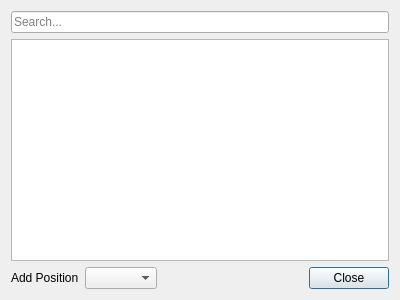
<?xml version="1.0" encoding="UTF-8"?>
<ui version="4.0">
 <class>DlgRegularSingers</class>
 <widget class="QDialog" name="DlgRegularSingers">
  <property name="geometry">
   <rect>
    <x>0</x>
    <y>0</y>
    <width>400</width>
    <height>300</height>
   </rect>
  </property>
  <property name="windowTitle">
   <string>Regular Singers</string>
  </property>
  <layout class="QVBoxLayout" name="verticalLayout">
   <item>
    <widget class="QLineEdit" name="lineEditSearch">
     <property name="placeholderText">
      <string>Search...</string>
     </property>
     <property name="clearButtonEnabled">
      <bool>true</bool>
     </property>
    </widget>
   </item>
   <item>
    <widget class="QTableView" name="tableViewRegulars">
     <property name="focusPolicy">
      <enum>Qt::FocusPolicy::ClickFocus</enum>
     </property>
     <property name="contextMenuPolicy">
      <enum>Qt::ContextMenuPolicy::CustomContextMenu</enum>
     </property>
     <property name="editTriggers">
      <set>QAbstractItemView::EditTrigger::NoEditTriggers</set>
     </property>
     <property name="alternatingRowColors">
      <bool>true</bool>
     </property>
     <property name="selectionMode">
      <enum>QAbstractItemView::SelectionMode::SingleSelection</enum>
     </property>
     <property name="selectionBehavior">
      <enum>QAbstractItemView::SelectionBehavior::SelectRows</enum>
     </property>
     <attribute name="horizontalHeaderCascadingSectionResizes">
      <bool>true</bool>
     </attribute>
     <attribute name="horizontalHeaderStretchLastSection">
      <bool>false</bool>
     </attribute>
     <attribute name="verticalHeaderVisible">
      <bool>false</bool>
     </attribute>
    </widget>
   </item>
   <item>
    <layout class="QHBoxLayout" name="horizontalLayout">
     <property name="topMargin">
      <number>0</number>
     </property>
     <item>
      <widget class="QLabel" name="label">
       <property name="text">
        <string>Add Position</string>
       </property>
      </widget>
     </item>
     <item>
      <widget class="QComboBox" name="comboBoxAddPos"/>
     </item>
     <item>
      <spacer name="horizontalSpacer">
       <property name="orientation">
        <enum>Qt::Orientation::Horizontal</enum>
       </property>
       <property name="sizeHint" stdset="0">
        <size>
         <width>40</width>
         <height>20</height>
        </size>
       </property>
      </spacer>
     </item>
     <item>
      <widget class="QPushButton" name="btnClose">
       <property name="text">
        <string>Close</string>
       </property>
      </widget>
     </item>
    </layout>
   </item>
  </layout>
 </widget>
 <resources/>
 <connections/>
</ui>
